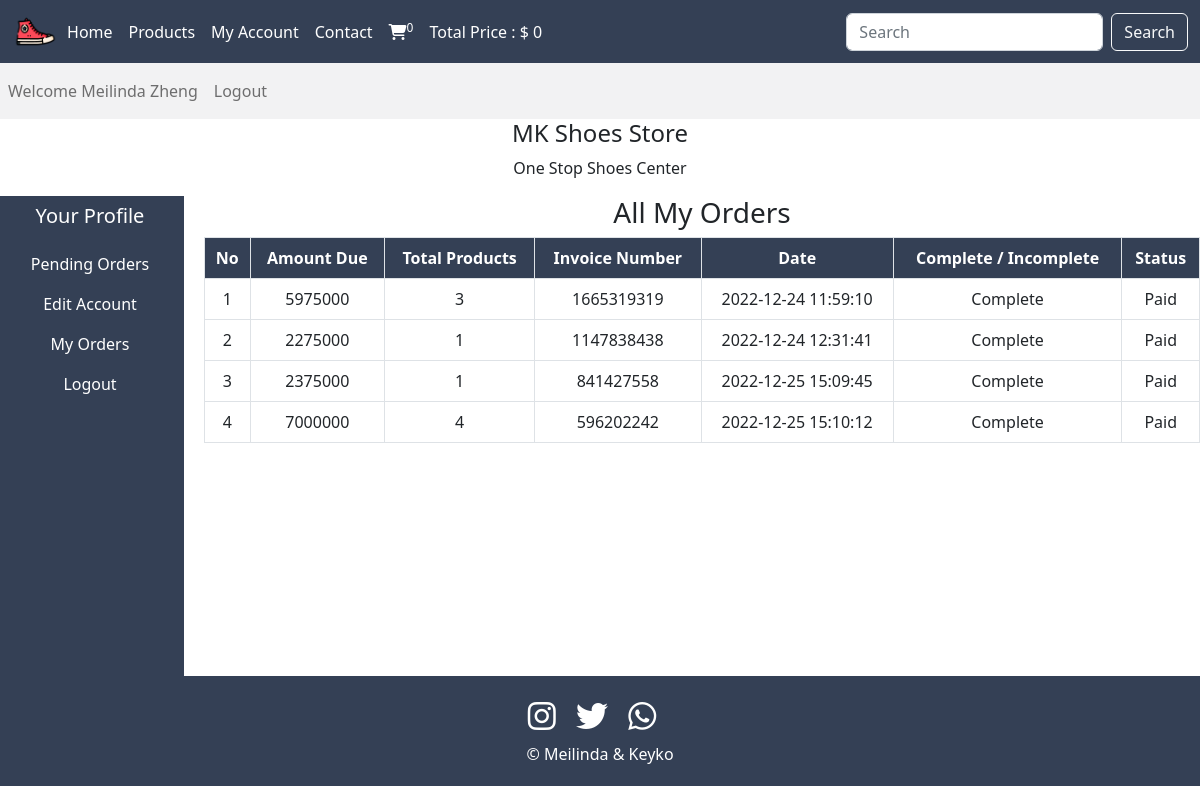
Screenshot of /users_area/profile.php?my_orders (signed in) with the database file from the repository.
### tables this page shows
CREATE TABLE `user_order` (
  `order_id` int(11) NOT NULL AUTO_INCREMENT,
  `user_id` int(11) DEFAULT NULL,
  `amount_due` int(255) DEFAULT NULL,
  `invoice_number` int(255) DEFAULT NULL,
  `total_products` int(255) DEFAULT NULL,
  `order_date` timestamp NOT NULL DEFAULT current_timestamp() ON UPDATE current_timestamp(),
  `order_status` varchar(255) DEFAULT NULL,
  PRIMARY KEY (`order_id`),
  KEY `user_id` (`user_id`),
  CONSTRAINT `user_order_ibfk_1` FOREIGN KEY (`user_id`) REFERENCES `user_table` (`user_id`) ON DELETE CASCADE ON UPDATE CASCADE
);

### users_area/my_orders.php (the view, shortened to what this page needs)
<!DOCTYPE html>
<html lang="en">
<head>
</head>
<body>
    <h3 class="text-center">All My Orders</h3>
    <table class="table table-bordered mt-2 mx-0">
        <tbody>
            <?php
                $email = $_SESSION['email'];
                $get_user_id = "SELECT * FROM `user_table` WHERE user_email = '$email'";
                $run_get_user_id = mysqli_query($conn,$get_user_id);
                $user_data = mysqli_fetch_assoc($run_get_user_id);
                $user_data_id = $user_data['user_id'];
                $get_user_order = "SELECT * FROM `user_order` WHERE user_id = $user_data_id";
                $run_get_user_order = mysqli_query($conn,$get_user_order);
                $num_order = mysqli_num_rows($run_get_user_order);
                $total = 0;?>
                <?php
                if($num_order==0){
                    echo "<h4 class='text-center'>You don't have any orders!</h4>";
                }else{
                    echo"<thead>
                    <tr class='text-center text-white' style='background-color: #344055;'>
                        <th>No</th>
                        <th>Amount Due</th>
                        <th>Total Products</th>
                        <th>Invoice Number</th>
                        <th>Date</th>
                        <th>Complete / Incomplete</th>
                        <th>Status</th>
                    </tr>
                </thead>";
                    while($user_order_data = mysqli_fetch_assoc($run_get_user_order)){
                        $total+=1;
                        $user_data_order_number = $user_order_data['order_id'];
                        $user_data_order_amount = $user_order_data['amount_due'];
                        $user_data_order_total_products = $user_order_data['total_products'];
                        $user_data_order_invoice_number = $user_order_data['invoice_number'];
                        $user_data_order_date = $user_order_data['order_date'];
                        $user_data_order_status = $user_order_data['order_status'];
                        if($user_order_data['order_status']=='pending'){
                            $user_data_order_status = 'Incomplete';
                        }else{
                            $user_data_order_status = 'Complete';
                        }
                        echo"
                        <tr>
                            <td class='text-center'>$total</td>
                            <td class='text-center'>$user_data_order_amount</td>
                            <td class='text-center'>$user_data_order_total_products</td>
                            <td class='text-center'>$user_data_order_invoice_number</td>
                            <td class='text-center'>$user_data_order_date</td>
                            <td class='text-center'>$user_data_order_status</td>";
                            ?>
                        <?php
                            if($user_data_order_status=='Complete'){
                                echo"<td class='text-center'>Paid</td>";
                            }else{
                                echo"
                                <td class='text-center'><a href='confirm_payment.php?order_id=$user_data_order_number'>Confirm</td>
                                </tr>";
                            }
                        }
                }?>
        </tbody>
    </table>
</body>
</html>

### users_area/profile.php (style rules this page uses)
* { margin: 0; padding: 0; box-sizing: border-box; }
body { overflow-x:hidden; }

### rows the page displays
user_order: amount_due "5975000", total_products "3", invoice_number "1665319319", order_date "2022-12-24 11:59:10", order_status "Complete", shows "Paid"
user_order: amount_due "2275000", total_products "1", invoice_number "1147838438", order_date "2022-12-24 12:31:41", order_status "Complete", shows "Paid"
user_order: amount_due "2375000", total_products "1", invoice_number "841427558", order_date "2022-12-25 15:09:45", order_status "Complete", shows "Paid"
user_order: amount_due "7000000", total_products "4", invoice_number "596202242", order_date "2022-12-25 15:10:12", order_status "Complete", shows "Paid"

### other values shown
$num_of_rows "0"
$total "0"
$_SESSION['name'] "Meilinda Zheng"
